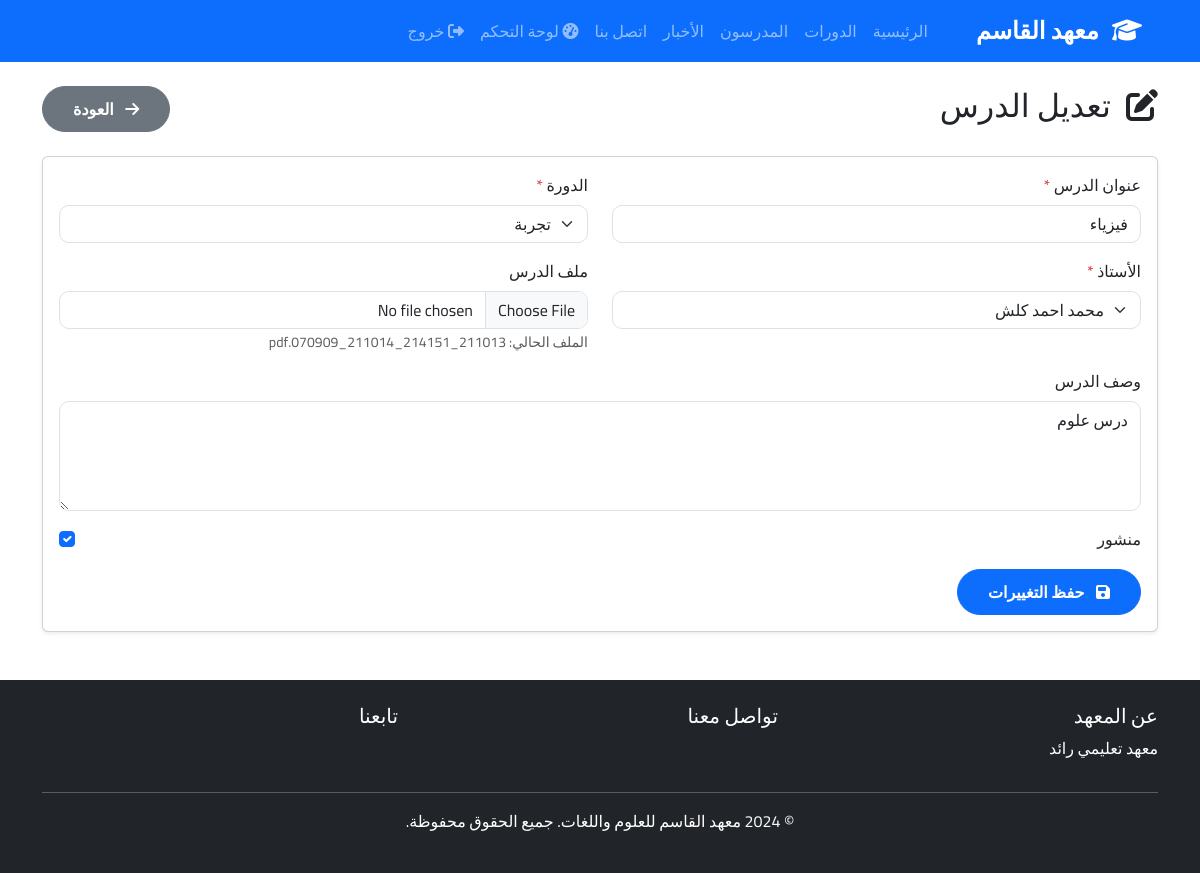
Page /admin/lessons/edit/1 (signed in) on the committed database.
### app/models/lesson.py (models this page shows, shortened)
class Lesson(db.Model):
    __tablename__ = 'lessons'
    id = db.Column(db.Integer, primary_key=True)
    course_id = db.Column(db.Integer, db.ForeignKey('courses.id'), nullable=False)
    teacher_id = db.Column(db.Integer, db.ForeignKey('teachers.id'), nullable=False)
    title = db.Column(db.String(200), nullable=False)
    description = db.Column(db.Text)
    file_path = db.Column(db.String(255))
    file_type = db.Column(db.String(10))
    upload_date = db.Column(db.DateTime, default=damascus_now)
    is_published = db.Column(db.Boolean, default=True)
    teacher = db.relationship('Teacher', backref='lessons')

### app/models/course.py (models this page shows, shortened)
class Course(db.Model):
    __tablename__ = 'courses'
    id = db.Column(db.Integer, primary_key=True)
    title = db.Column(db.String(200), nullable=False)
    description = db.Column(db.Text)
    short_description = db.Column(db.String(500))
    duration = db.Column(db.String(100))
    level = db.Column(db.String(50))
    is_featured = db.Column(db.Boolean, default=False)
    image = db.Column(db.String(255))
    start_date = db.Column(db.Date)
    end_date = db.Column(db.Date)
    max_students = db.Column(db.Integer)
    created_at = db.Column(db.DateTime, default=damascus_now)
    updated_at = db.Column(db.DateTime, default=damascus_now, onupdate=damascus_now)
    enrollments = db.relationship('Enrollment', backref='course', lazy='dynamic', cascade='all, delete-orphan')
    lessons = db.relationship('Lesson', backref='course', lazy='dynamic', cascade='all, delete-orphan')

### app/models/user.py (models this page shows, shortened)
class User(UserMixin, db.Model):
    __tablename__ = 'users'
    id = db.Column(db.Integer, primary_key=True)
    phone_number = db.Column(db.String(20), unique=True, nullable=False, index=True)
    password_hash = db.Column(db.String(255), nullable=False)
    full_name = db.Column(db.String(100), nullable=False)
    role = db.Column(db.String(20), nullable=False)
    is_active = db.Column(db.Boolean, default=True)
    created_at = db.Column(db.DateTime, default=damascus_now)
    session_version = db.Column(db.String(64), default=lambda: secrets.token_hex(32))
    permissions = db.Column(db.JSON, default={})
    def is_super_admin(self):
        return self.role == 'admin' and self.phone_number == '0938074766'

### app/routes/admin.py (the view, shortened to what this page needs)
@bp.route('/lessons/edit/<int:lesson_id>', methods=['GET', 'POST'])
@role_or_permission_required(roles=['admin', 'assistant'], permissions=['lessons.edit'])
def edit_lesson(lesson_id):
    lesson = Lesson.query.get_or_404(lesson_id)
    courses = Course.query.all()
    teachers = Teacher.query.all()
    return render_template('admin/edit_lesson.html', lesson=lesson, courses=courses, teachers=teachers)

### app/templates/admin/edit_lesson.html (shortened to what this page needs)
{% extends "base.html" %}
{% block content %}
<div class="container mt-4">
    <div class="d-flex justify-content-between align-items-center mb-4">
        <h2>
            <i class="fas fa-edit ms-2"></i>
            تعديل الدرس
        </h2>
        <a href="{{ url_for('admin.lessons') }}" class="btn btn-secondary">
            <i class="fas fa-arrow-right ms-2"></i>
            العودة
        </a>
    </div>
    <div class="card shadow-sm">
        <div class="card-body">
            <form method="POST" enctype="multipart/form-data">
                <div class="row">
                    <div class="col-md-6 mb-3">
                        <label class="form-label">عنوان الدرس <span class="text-danger">*</span></label>
                        <input type="text" name="title" class="form-control" value="{{ lesson.title }}" required>
                    </div>
                    <div class="col-md-6 mb-3">
                        <label class="form-label">الدورة <span class="text-danger">*</span></label>
                        <select name="course_id" class="form-select" required>
                            {% for course in courses %}
                            <option value="{{ course.id }}" {% if course.id == lesson.course_id %}selected{% endif %}>
                                {{ course.title }}
                            </option>
                            {% endfor %}
                        </select>
                    </div>
                    <div class="col-md-6 mb-3">
                        <label class="form-label">الأستاذ <span class="text-danger">*</span></label>
                        <select name="teacher_id" class="form-select" required>
                            {% for teacher in teachers %}
                            <option value="{{ teacher.id }}" {% if teacher.id == lesson.teacher_id %}selected{% endif %}>
                                {{ teacher.user.full_name }}
                            </option>
                            {% endfor %}
                        </select>
                    </div>
                    <div class="col-md-6 mb-3">
                        <label class="form-label">ملف الدرس</label>
                        <input type="file" name="file" class="form-control">
                        {% if lesson.file_path %}
                        <small class="text-muted">الملف الحالي: {{ lesson.file_path.split('/')[-1] }}</small>
                        {% endif %}
                    </div>
                    <div class="col-12 mb-3">
                        <label class="form-label">وصف الدرس</label>
                        <textarea name="description" class="form-control" rows="4">{{ lesson.description or '' }}</textarea>
                    </div>
                    <div class="col-12 mb-3">
                        <div class="form-check">
                            <input type="checkbox" name="is_published" class="form-check-input" id="published" {% if lesson.is_published %}checked{% endif %}>
                            <label class="form-check-label" for="published">
                                منشور
                            </label>
                        </div>
                    </div>
                </div>
                <div class="text-end">
                    <button type="submit" class="btn btn-primary">
                        <i class="fas fa-save ms-2"></i>
                        حفظ التغييرات
                    </button>
                </div>
            </form>
        </div>
    </div>
</div>
{% endblock %}

### app/static/css/style.css (style rules this page uses)
* { font-family: 'Cairo', sans-serif; }
body { min-height: 100vh; display: flex; flex-direction: column; }
.card { transition: transform 0.3s ease, box-shadow 0.3s ease; }
.btn { border-radius: 25px; padding: 10px 30px; font-weight: 600; }
.form-control, .form-select { border-radius: 10px; }
.shadow-sm { box-shadow: 0 0.125rem 0.25rem rgba(0,0,0,0.075) !important; }

### rows in the picture
Lesson: title "فيزياء", course_id "تجربة", teacher_id "محمد احمد كلش", file_path "211013_214151_211014_070909.pdf", description "درس علوم", is_published "☑"
